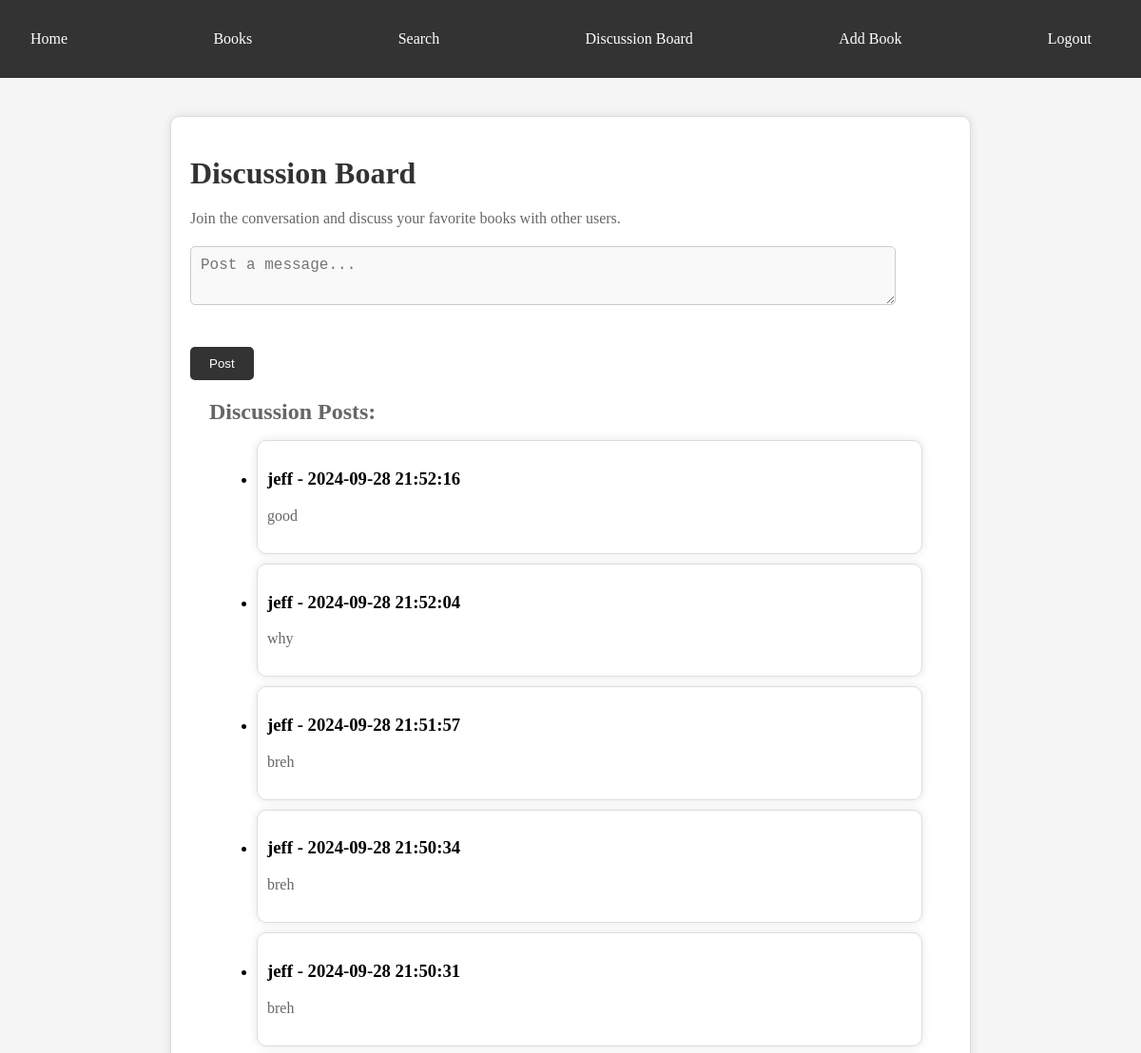
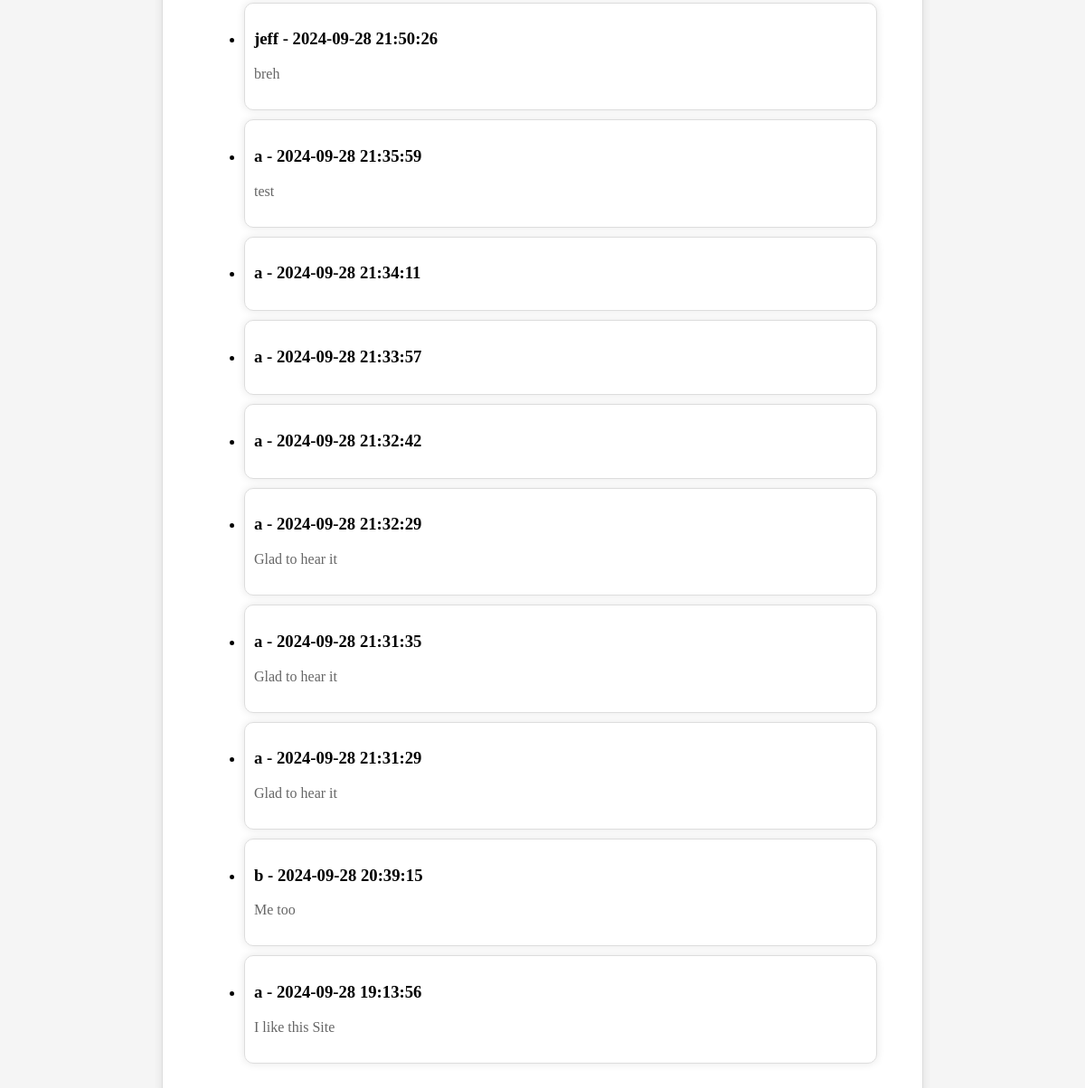
Page /discussion_board (signed in) on the committed database (2 pictures, top to bottom).
### models.py (models this page shows, shortened)
class DiscussionPost(Base):
    __tablename__ = 'discussion_posts'
    id = Column(Integer, primary_key=True)
    content = Column(String, nullable=False)
    user_id = Column(Integer, ForeignKey('user_profiles.id'))
    user = relationship("UserProfile", backref="discussion_posts")
    created_at = Column(DateTime, default=datetime.utcnow)

class UserProfile(Base, UserMixin):
    __tablename__ = 'user_profiles'
    id = Column(Integer, primary_key=True)
    username = Column(String(50), nullable=False)
    email = Column(String(100), nullable=False)
    password = Column(String(100), nullable=False)
    book_collection = Column(String(100), nullable=True)
    preferences = Column(String(100), nullable=True)

### routes.py (the view, shortened to what this page needs)
@routes.route('/discussion_board', methods=['GET', 'POST'])
def discussion_board():
    discussion_posts = db.session.query(DiscussionPost).order_by(DiscussionPost.created_at.desc()).all()
    error = None
    return render_template('discussion_board.html', discussion_posts=discussion_posts, error=error)

### app.py (called while the page is built)
@login_manager.user_loader
def load_user(user_id):
    return db.session.query(UserProfile).get(int(user_id))

### templates/discussion_board.html (shortened to what this page needs)
<!DOCTYPE html>
<html lang="en">
<head>
    <link rel="stylesheet" href="static/styles.css">
</head>
<body>
    <header>
        <nav>
            <ul>
                <li><a href="{{ url_for('routes.index') }}">Home</a></li>
                <li><a href="{{ url_for('routes.books') }}">Books</a></li>
                <li><a href="{{ url_for('routes.search') }}">Search</a></li>
                <li><a href="{{ url_for('routes.discussion_board') }}">Discussion Board</a></li>
                {% if current_user.is_authenticated %}
                    <li><a href="{{ url_for('routes.add_book') }}">Add Book</a></li>
                {% endif %}
                <li class="nav-right">
                    {% if not current_user.is_authenticated %}
                        <a href="{{ url_for('routes.create_profile') }}">Create Profile</a>&nbsp;&nbsp;
                        <a href="{{ url_for('routes.main') }}">Login</a>
                    {% else %}
                        <a href="{{ url_for('routes.logout') }}">Logout</a>
                    {% endif %}
                </li>
            </ul>
        </nav>
    </header>
    <div class="container">
        <h1>Discussion Board</h1>
        <p>Join the conversation and discuss your favorite books with other users.</p>
        <form method="POST" action="" onsubmit="return validateForm()">
            <div class="form-group">
                <textarea class="form-control" name="content" placeholder="Post a message..."></textarea>
            </div>
            <button class="btn">Post</button>
        </form>
        <div class="search-results">
            <h2>Discussion Posts:</h2>
            <ul>
            {% for post in discussion_posts %}
                <li class="search-result">
                    <h3>{{ post.user.username }} - {{ post.created_at.strftime('%Y-%m-%d %H:%M:%S') }}</h3>
                    <p>{{ post.content }}</p>
                </li>
            {% endfor %}
            </ul>
        </div>
    </div>
</body>
</html>

### static/styles.css (style rules this page uses)
body { font-family: 'Merriweather', serif; background-color: #f5f5f5; margin: 0; padding: 0; }
header { background-color: #333; color: #fff; padding: 1em; text-align: center; }
nav { background-color: #333; color: #fff; padding: 1em; text-align: center; }
nav ul { list-style: none; margin: 0; padding: 0; display: flex; justify-content: space-between; }
nav li { margin-right: 20px; }
nav a { color: #fff; text-decoration: none; }
.container { max-width: 800px; margin: 40px auto; padding: 20px; background-color: #fff; border: 1px solid #ddd; box-shadow: 0 0 10px rgba(0, 0, 0, 0.1); border-radius: 10px; }
.form-group { margin-bottom: 20px; }
.form-control { width: 90%; height: 40px; padding: 10px; font-size: 16px; border: 1px solid #ccc; background-color: #f9f9f9; color: #333; border-radius: 5px; }
.btn { background-color: #333; color: #fff; padding: 10px 20px; border: none; border-radius: 5px; cursor: pointer; margin-top: 20px; }
h1 { color: #333; margin-bottom: 20px; }
h2 { color: #666; margin-bottom: 10px; }
p { color: #666; margin-bottom: 20px; }
.search-results { margin: 20px; }
.search-result { margin: 10px; padding: 10px; border: 1px solid #ddd; border-radius: 10px; box-shadow: 0 0 10px rgba(0, 0, 0, 0.1); }

### rows in the picture
DiscussionPost: user.username "jeff", created_at "2024-09-28 21:52:16", content "good"
DiscussionPost: user.username "jeff", created_at "2024-09-28 21:52:04", content "why"
DiscussionPost: user.username "jeff", created_at "2024-09-28 21:51:57", content "breh"
DiscussionPost: user.username "jeff", created_at "2024-09-28 21:50:34", content "breh"
DiscussionPost: user.username "jeff", created_at "2024-09-28 21:50:31", content "breh"
DiscussionPost: user.username "jeff", created_at "2024-09-28 21:50:26", content "breh"
DiscussionPost: user.username "a", created_at "2024-09-28 21:35:59", content "test"
DiscussionPost: user.username "a", created_at "2024-09-28 21:34:11"
DiscussionPost: user.username "a", created_at "2024-09-28 21:33:57"
DiscussionPost: user.username "a", created_at "2024-09-28 21:32:42"
DiscussionPost: user.username "a", created_at "2024-09-28 21:32:29", content "Glad to hear it"
DiscussionPost: user.username "a", created_at "2024-09-28 21:31:35", content "Glad to hear it"
DiscussionPost: user.username "a", created_at "2024-09-28 21:31:29", content "Glad to hear it"
DiscussionPost: user.username "b", created_at "2024-09-28 20:39:15", content "Me too"
DiscussionPost: user.username "a", created_at "2024-09-28 19:13:56", content "I like this Site"
